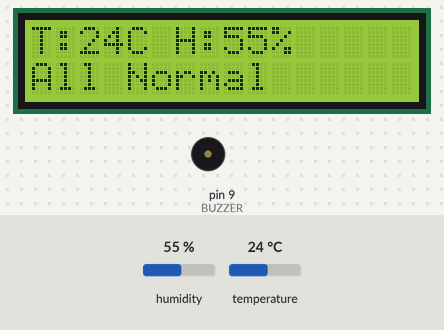
Recording of a sketch running on a simulated Arduino Uno, built with avr-gcc and run on an emulated ATmega328P. Shown: 16×2 character LCD, buzzer (waves = sounding). The test bench sets the inputs (shaded band); at power-on: temperature 24 °C, humidity 55 %. What the sketch prints to the serial monitor is not drawn.

Above: at 3.2 s.
3.3 s: temperature set to 39 °C
At 4.9 s:
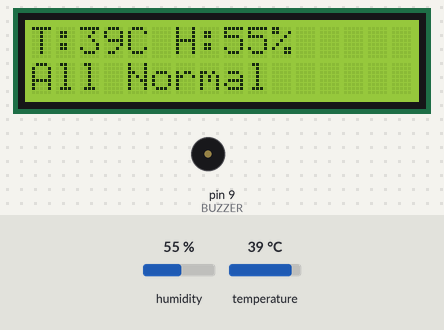
6.1 s: temperature set to 42 °C
At 6.8 s:
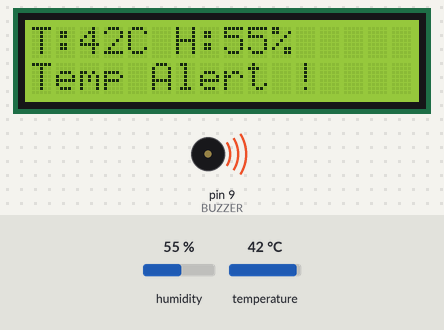
8.9 s: humidity set to 22 %
At 11.6 s:
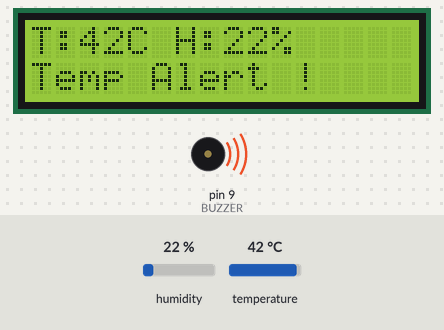
11.9 s: humidity set to 40 %
At 13.7 s:
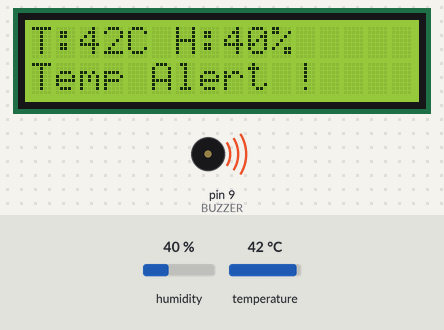
14.7 s: temperature set to 12 °C
At 17.5 s:
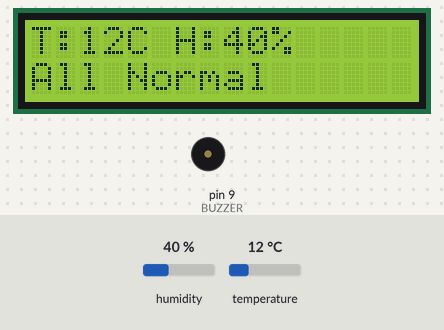
Timing chart, 0 to 19.0 s (numbered marks = the images above; inputs shaded):
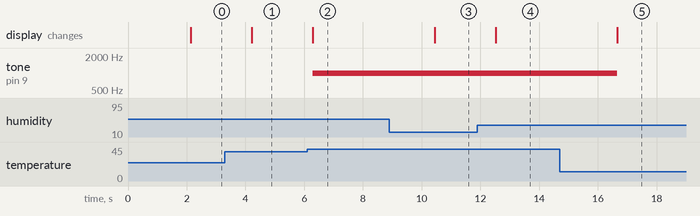

The sketch:

main.ino
```cpp
//Library yng dipakai
#include <Wire.h>
#include <LiquidCrystal_I2C.h>
#include "DHT.h"


#define DHTPIN 2                   // Digital pin connected to the DHT sensor
#define DHTTYPE DHT11              // Uncomment whatever type you're using
#define BUZZER 9                   // Digital pin connected to the BUZZER


DHT dht(DHTPIN, DHTTYPE);          // Initialize DHT sensor.
LiquidCrystal_I2C lcd(0x27 , 16, 2);  // set LCD address to 0x20 for a 16 chars and 2 line display


void setup()
{
  Serial.begin(9600);              // Initialize device
  dht.begin();
  lcd.init();                      // initialize the lcd
  lcd.backlight();                 // initialize the backlight
  pinMode(BUZZER,OUTPUT);


  // Print a message to the LCD Or Monitor on PC.
  lcd.setCursor(0, 0);
  lcd.print("Termometer");
  lcd.setCursor(0, 1);
  lcd.print("Initialization...");
  delay(2000);
  lcd.clear();
}


void loop()
{
  int h = dht.readHumidity();    // Read humidity kalo mau output datanya ada koma pake float
  int t = dht.readTemperature(); // Read temperature as Celsius kalo mau make yang fahrenheit pake dht.readTemperature(true)


  Serial.print("Temp: ");        // Buat munculin output di arduino dan bisa dilihat di monitor arduino ide
  Serial.print(t);
  Serial.print(" C | Hygro: ");
  Serial.print(h);
  Serial.print(" % | ");


  lcd.clear();
  lcd.setCursor(0, 0);
  lcd.print("T:");
  lcd.print(t);
  lcd.print("C H:");
  lcd.print(h);
  lcd.print("%");


  if(t>40){
    lcd.setCursor(0, 1);
    lcd.print("Temp Alert !");
    tone(BUZZER,1000);
  }
  else{
    lcd.setCursor(0, 1);
    lcd.print("All Normal");
    noTone(BUZZER);
  }


  delay(1000);
}
```

Measured:
- the behaviour switches between 40 and 41 °C on temperature (found by bisection; images 1 and 2)
- after the input at 3.3 s, the display: changes after 0.91 s (image 1)
- after the input at 6.1 s, tone on pin 9 (BUZZER): silent → 1000 Hz after 0.19 s; the display: changes after 0.19 s (image 2)
- after the input at 8.9 s, the display: changes after 1.5 s (image 3)
- after the input at 11.9 s, the display: changes after 0.62 s (image 4)
- after the input at 14.7 s, tone on pin 9 (BUZZER): 1000 Hz → silent after 2.0 s; the display: changes after 2.0 s (image 5)
